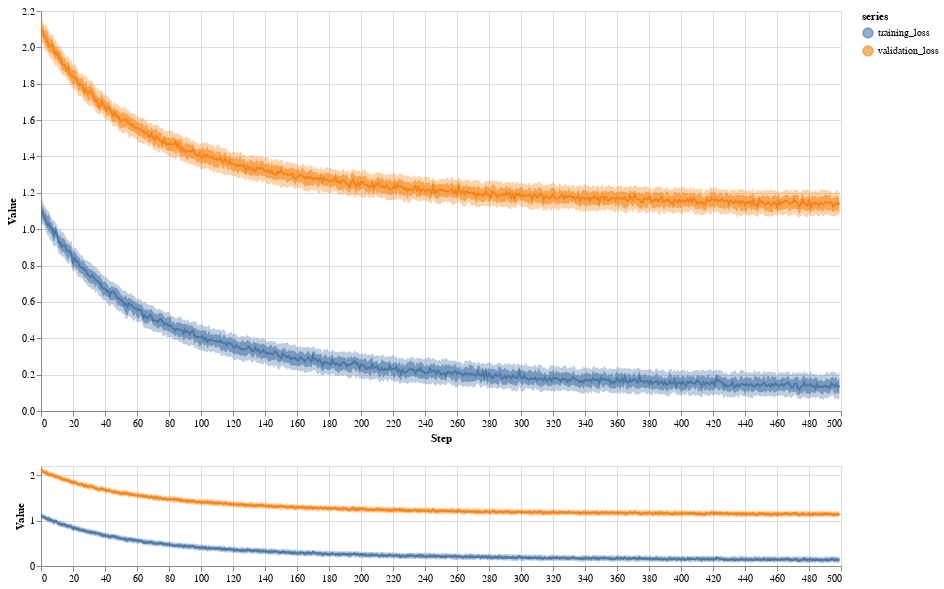

Here is the notebook cell this chart was saved with:
### Code cell
train_loss_histo = inspectus.series_to_distribution(train_loss, [x for x in range(len(train_loss))])
valid_loss_histo = inspectus.series_to_distribution(valid_loss, [x for x in range(len(valid_loss))])

inspectus.distribution({'training_loss': train_loss, 'validation_loss': valid_loss}, width=800, height=400, height_minimap=100, levels=3)

### Figure 1 — Vega-Lite specification as saved in the notebook (floating-point values rounded to 4 significant figures; data arrays with more than 128 entries replaced by an {"elided": "..."} marker saying what was removed)
{"config": {"view": {"continuousWidth": 300, "continuousHeight": 300}}, "vconcat": [{"layer": [{"mark": {"type": "area", "opacity": 0.6}, "encoding": {"color": {"field": "series", "scale": {"scheme": "tableau10"}, "type": "nominal"}, "opacity": {"condition": {"param": "param_4", "value": 0.6}, "value": 0.001}, "x": {"field": "step", "scale": {"domain": {"param": "param_3", "encoding": "x"}}, "type": "quantitative"}, "y": {"field": "v4", "scale": {"domain": {"param": "param_3", "encoding": "y"}}, "type": "quantitative"}, "y2": {"field": "v6"}}, "name": "view_4"}, {"mark": {"type": "area", "opacity": 0.36}, "encoding": {"color": {"field": "series", "scale": {"scheme": "tableau10"}, "type": "nominal"}, "opacity": {"condition": {"param": "param_4", "value": 0.36}, "value": 0.001}, "x": {"field": "step", "scale": {"domain": {"param": "param_3", "encoding": "x"}}, "type": "quantitative"}, "y": {"field": "v3", "scale": {"domain": {"param": "param_3", "encoding": "y"}}, "type": "quantitative"}, "y2": {"field": "v7"}}}, {"mark": {"type": "line"}, "encoding": {"color": {"field": "series", "scale": {"scheme": "tableau10"}, "type": "nominal"}, "opacity": {"condition": {"param": "param_4", "value": 1}, "value": 0.001}, "x": {"field": "step", "scale": {"domain": {"param": "param_3", "encoding": "x"}}, "title": "Step", "type": "quantitative"}, "y": {"field": "v5", "scale": {"domain": {"param": "param_3", "encoding": "y"}}, "title": "Value", "type": "quantitative"}}}], "data": {"values": {"elided": "1000 records"}}, "height": 400, "width": 800}, {"layer": [{"mark": {"type": "area", "opacity": 0.6}, "encoding": {"color": {"field": "series", "scale": {"scheme": "tableau10"}, "type": "nominal"}, "x": {"field": "step", "type": "quantitative"}, "y": {"field": "v4", "type": "quantitative"}, "y2": {"field": "v6"}}, "name": "view_3"}, {"mark": {"type": "area", "opacity": 0.36}, "encoding": {"color": {"field": "series", "scale": {"scheme": "tableau10"}, "type": "nominal"}, "x": {"field": "step", "type": "quantitative"}, "y": {"field": "v3", "type": "quantitative"}, "y2": {"field": "v7"}}}, {"mark": {"type": "line"}, "encoding": {"color": {"field": "series", "scale": {"scheme": "tableau10"}, "type": "nominal"}, "x": {"field": "step", "title": "", "type": "quantitative"}, "y": {"field": "v5", "title": "Value", "type": "quantitative"}}}], "data": {"values": {"elided": "1000 records"}}, "height": 100, "width": 800}], "params": [{"name": "param_4", "select": {"type": "point", "fields": ["series"]}, "bind": "legend", "views": ["view_4"]}, {"name": "param_3", "select": {"type": "interval", "encodings": ["x", "y"]}, "views": ["view_3"]}], "$schema": "https://vega.github.io/schema/vega-lite/v5.17.0.json"}
